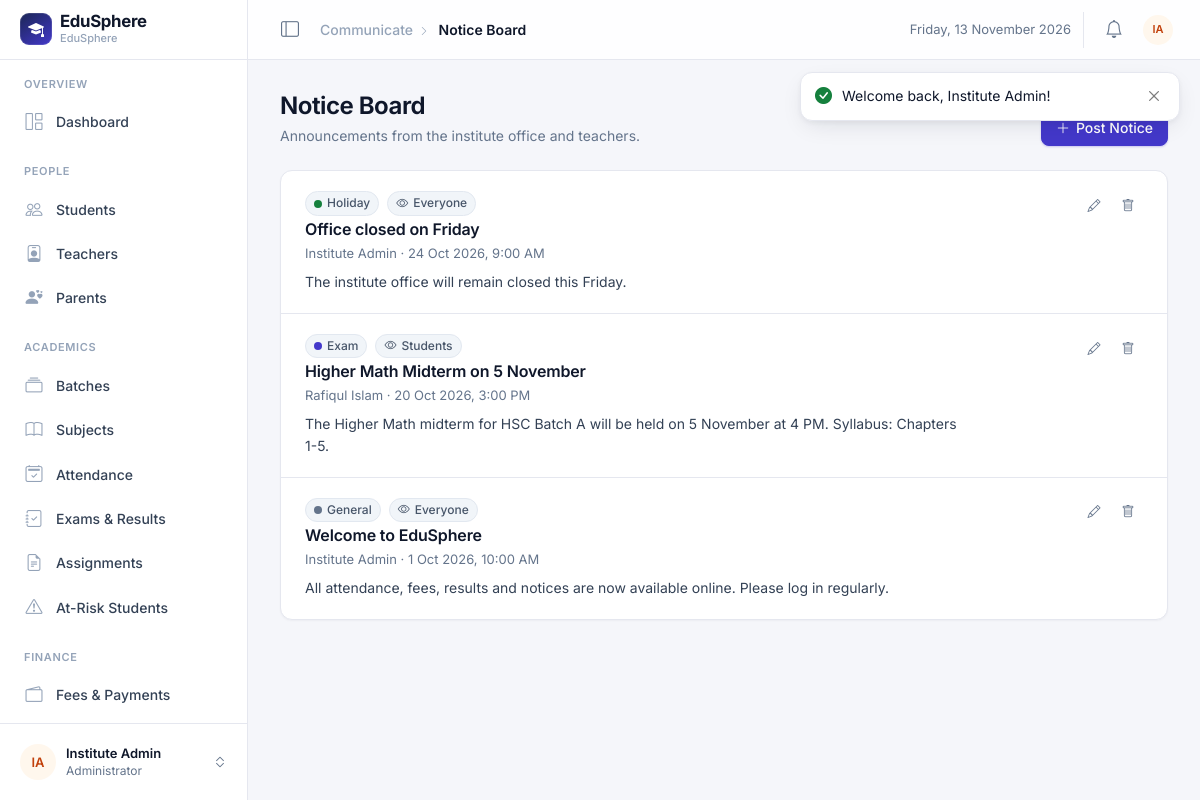
The app's page /notices/index.php (signed in) with its own data.
### tables this page shows
CREATE TABLE notices (
    id          INT AUTO_INCREMENT PRIMARY KEY,
    title       VARCHAR(150) NOT NULL,
    body        TEXT NOT NULL,
    category    VARCHAR(30) NOT NULL DEFAULT 'General',   
    target_role ENUM('all','teacher','student','parent') NOT NULL DEFAULT 'all',
    posted_by   INT NULL,
    created_at  DATETIME NOT NULL DEFAULT CURRENT_TIMESTAMP,
    expires_on  DATE NULL,
    FOREIGN KEY (posted_by) REFERENCES users(id) ON DELETE SET NULL
);

CREATE TABLE users (
    id              INT AUTO_INCREMENT PRIMARY KEY,
    name            VARCHAR(100) NOT NULL,
    username        VARCHAR(50)  NOT NULL UNIQUE,
    email           VARCHAR(100) NOT NULL UNIQUE,
    password        VARCHAR(255) NOT NULL,               
    role            ENUM('admin','teacher','student','parent') NOT NULL,
    status          ENUM('active','inactive') NOT NULL DEFAULT 'active',
    failed_attempts INT NOT NULL DEFAULT 0,
    locked_until    DATETIME NULL,
    reset_token     VARCHAR(64) NULL,
    reset_expires   DATETIME NULL,
    created_at      DATETIME NOT NULL DEFAULT CURRENT_TIMESTAMP
);

### notices/index.php (the view, shortened to what this page needs)
<?php
require_once __DIR__ . '/../includes/functions.php';
$can_post = in_array(role(), ['admin', 'teacher'], true);
$notices = visible_notices();
require __DIR__ . '/../includes/header.php';
$cat_colors = ['General' => '#64748b', 'Holiday' => '#15803d', 'Exam' => '#4338ca', 'Emergency' => '#b91c1c', 'Event' => '#0e7490', 'Routine' => '#b45309'];
$targets = ['all' => 'Everyone', 'student' => 'Students', 'parent' => 'Parents', 'teacher' => 'Teachers'];
?>
<div class="card">
    <?php foreach ($notices as $n): ?>
        <article class="notice-card">
            <div class="d-flex justify-content-between align-items-start flex-wrap gap-2">
                <div class="min-w-0">
                    <div class="d-flex align-items-center gap-2 mb-1 flex-wrap">
                        <span class="badge text-bg-light"><span class="cat-dot" style="background:<?= $cat_colors[$n['category']] ?? '#64748b' ?>"></span><?= e($n['category']) ?></span>
                        <?php if ($can_post): ?><span class="badge text-bg-light"><i class="bi bi-eye"></i> <?= e($targets[$n['target_role']] ?? ucfirst($n['target_role'])) ?></span><?php endif; ?>
                    </div>
                    <h2 class="h6 mb-1 fw-semibold"><?= e($n['title']) ?></h2>
                    <div class="small text-muted">
                        <?= e($n['author'] ?? 'Admin') ?> · <?= date('j M Y, g:i A', strtotime($n['created_at'])) ?>
                    </div>
                </div>
                <?php if (role() === 'admin' || (role() === 'teacher' && (int)$n['posted_by'] === user_id())): ?>
                    <div class="row-actions no-print">
                        <a href="<?= url('notices/form.php?id=' . $n['id']) ?>" class="btn btn-sm btn-ghost btn-icon is-primary" title="Edit" aria-label="Edit"><i class="bi bi-pencil"></i></a>
                        <form method="post">
                            <button name="action" value="delete" class="btn btn-sm btn-ghost btn-icon is-danger" title="Delete" aria-label="Delete"
                                    data-confirm-title="Delete this notice?" data-confirm="It will disappear from everyone's notice board."><i class="bi bi-trash"></i></button>
                        </form>
                    </div>
                <?php endif; ?>
            </div>
            <div class="notice-body"><?= nl2br(e($n['body'])) ?></div>
        </article>
    <?php endforeach; ?>
</div>
<?php require __DIR__ . '/../includes/footer.php'; ?>

### records on screen
notices: category "Holiday", target_role "Everyone", title "Office closed on Friday", posted_by.name "Institute Admin", created_at "24 Oct 2026, 9:00 AM", body "The institute office will remain closed this Friday."
notices: category "Exam", target_role "Students", title "Higher Math Midterm on 5 November", posted_by.name "Rafiqul Islam", created_at "20 Oct 2026, 3:00 PM", body "The Higher Math midterm for HSC Batch A will be held on 5 November at 4 PM. Syllabus: Chapters 1-5."
notices: category "General", target_role "Everyone", title "Welcome to EduSphere", posted_by.name "Institute Admin", created_at "1 Oct 2026, 10:00 AM", body "All attendance, fees, results and notices are now available online. Please log in regularly."

### other values on screen
$f['msg'] "Welcome back, Institute Admin!"
APP_NAME "EduSphere"
INSTITUTE_NAME "EduSphere"
$group "OVERVIEW"
$label "Dashboard"
$group "PEOPLE"
$label "Students"
$label "Teachers"
$label "Parents"
$group "ACADEMICS"
$label "Batches"
$label "Subjects"
$label "Attendance"
$label "Exams & Results"
$label "Assignments"
